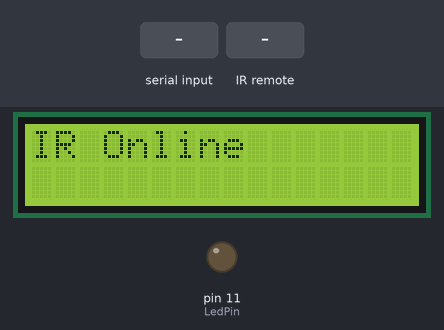
The sketch below on a simulated Arduino Uno, built with avr-gcc and run on an emulated ATmega328P. Shown: 16×2 character LCD, output pins drawn as LEDs (lit = HIGH). The inputs (shaded band) are chosen by the test bench. What the sketch prints to the serial monitor is not drawn.

Above: at 1.2 s.
1.3 s: "1" received over Serial
At 2.6 s:
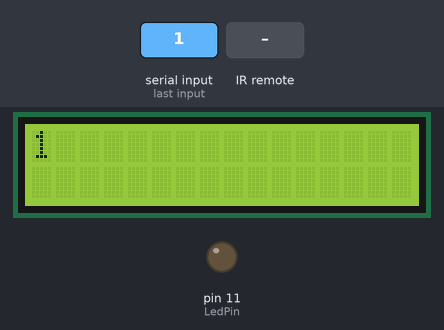
2.9 s: infrared code 0xE0E036C9 received
At 3.8 s:
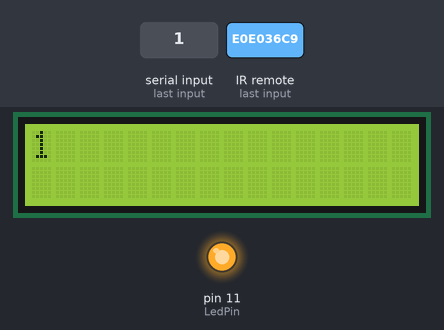
4.4 s: infrared code 0xE0E06897 received
At 4.9 s:
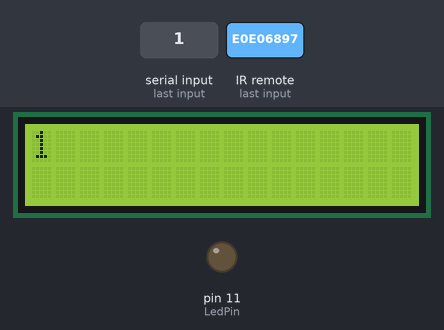
Timing chart, 0 to 7.4 s (numbered marks = the images above; inputs shaded):
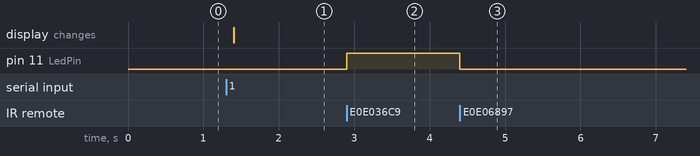

The sketch:

IR-AD_withLCD__2020_12_17_04_50_34_UTC_.ino
```cpp
#include "IRremote.h"
#include "LiquidCrystal_I2C.h"
#include "Wire.h"
const int receiver = 9; //Signal Pin of IR receiver to Arduino Pin 9
const int LedPin = 11; //output to pin 11
int LedState = LOW;
LiquidCrystal_I2C lcd(0x27,5,4); //initialize the library with the numbers of the interface pins
IRrecv irrecv(receiver);
decode_results results;

void setup(){
  lcd.init();
  lcd.backlight();
  Serial.begin(9600); //initialize the serial communications
  pinMode(LedPin, OUTPUT);
  Serial.println("IR Controls Online");
  lcd.setCursor(0,0);
  lcd.print("IR Online");
  irrecv.enableIRIn(); //Start the receiver
}

void loop(){
  if (irrecv.decode(&results)){ //have we received an IR signal?
    translateIR();
    irrecv.resume(); //receive the next value
  }
  if (Serial.available()){ //when characters arrive over the serial port
    delay(100); //wait a bit for the entire message to arrive
      lcd.clear(); //clear the screen
    while (Serial.available() > 0) { //read all the available characters
      lcd.write(Serial.read()); } //display each character to the LCD
  }
}

void translateIR(){ //takes action based on IR code received
 switch(results.value){
  case 0xE0E036C9: digitalWrite(LedPin, HIGH);
    Serial.println("A Button  Led ON"); break;
    lcd.print("A Button  Led ON"); break;
  case 0xE0E06897: digitalWrite(LedPin, LOW);
    Serial.println("D button Led OFF"); break;
    lcd.print("D Button Led OFF"); break;
  default:
    Serial.println(" Button not used");
  }
  delay(500); //Do not get immediate repeat
}
```

Measured:
- after the input at 1.3 s, the display: changes after 0.10 s (image 1)
- after the input at 2.9 s, pin 11 (LedPin): LOW → HIGH at once
- after the input at 4.4 s, pin 11 (LedPin): HIGH → LOW at once
